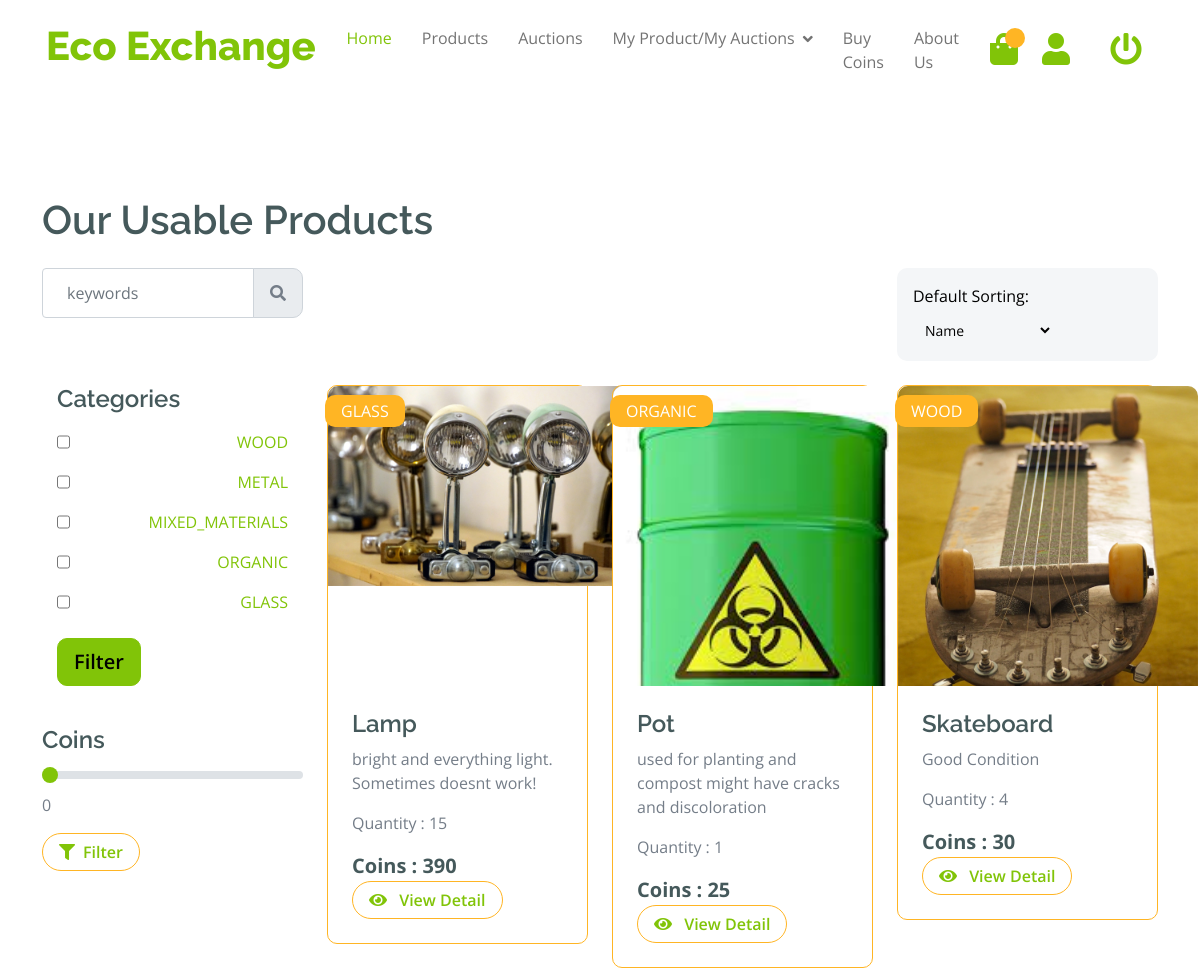
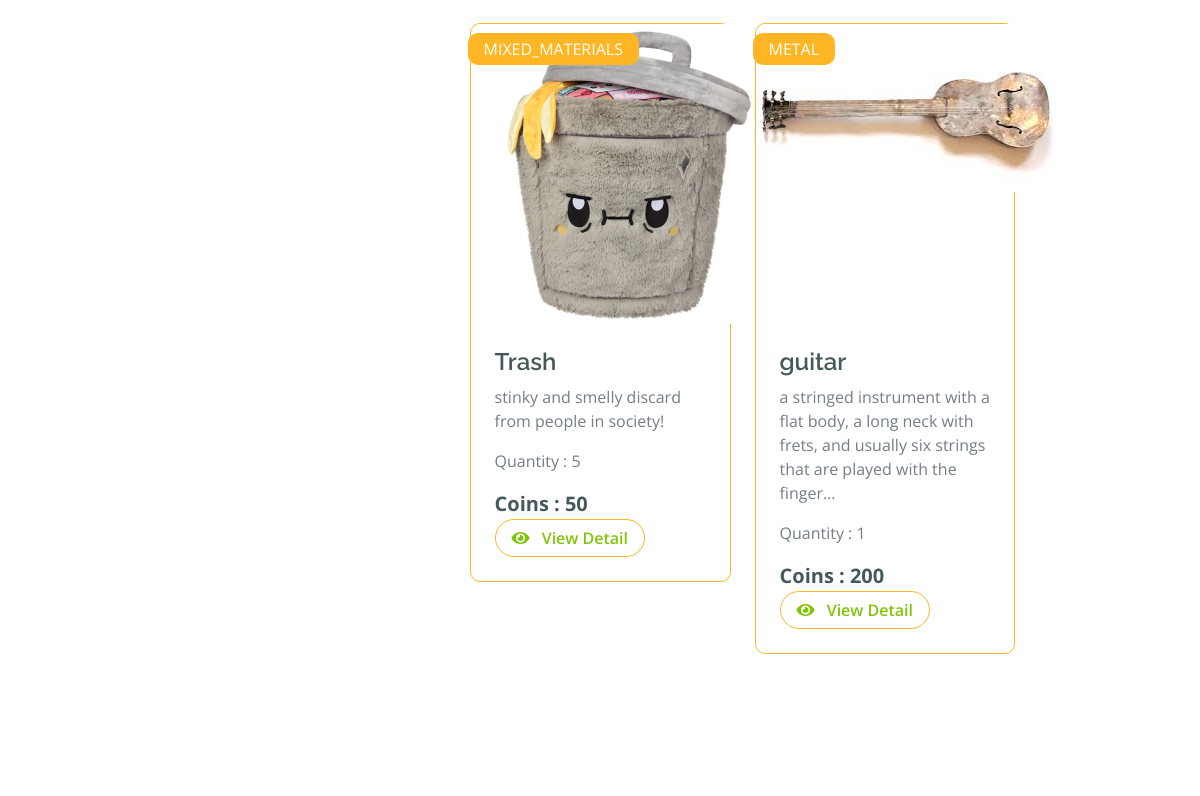
/products/ (upper part), run on an earlier commit of the app's database (2 pictures, top to bottom).
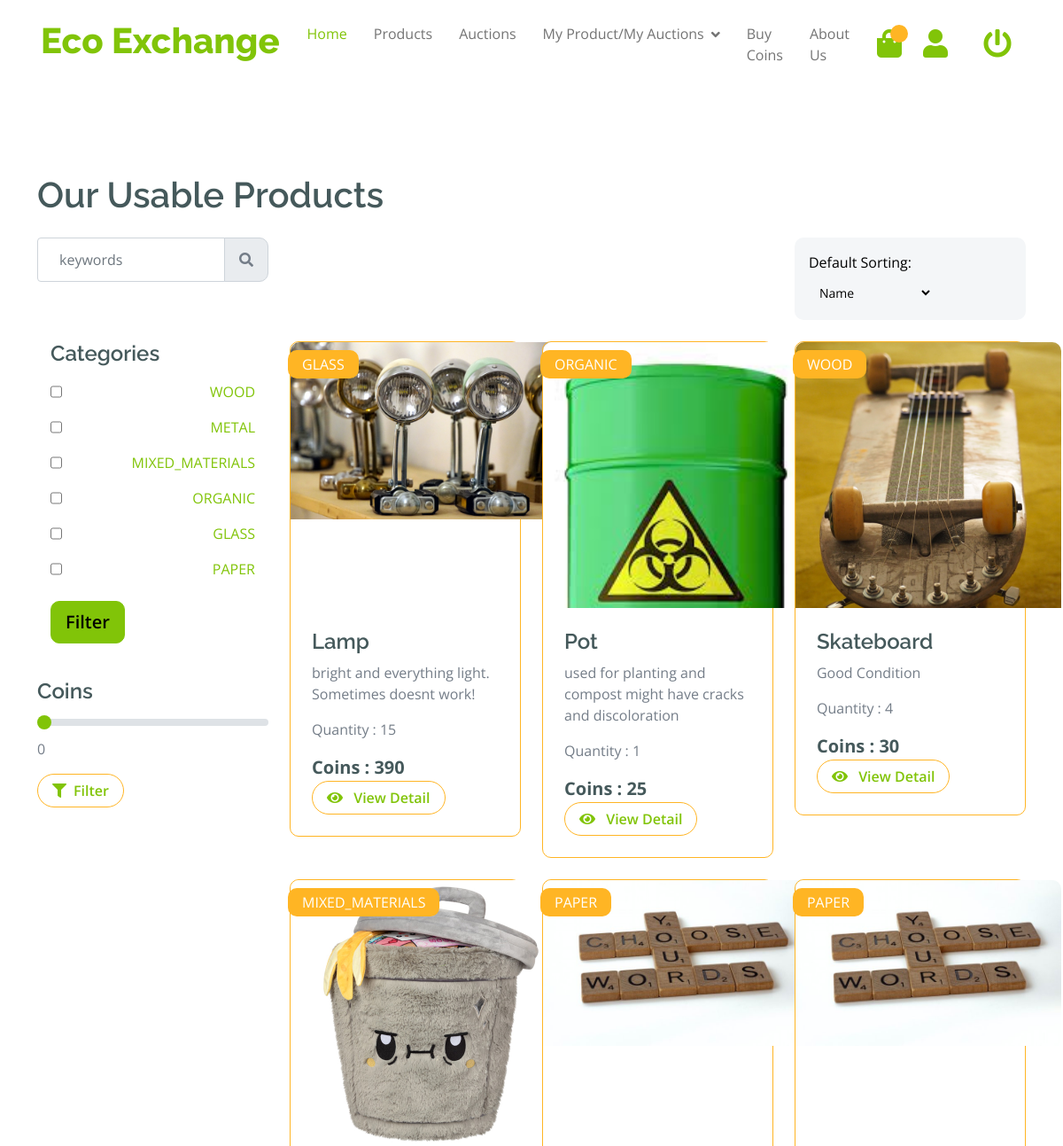
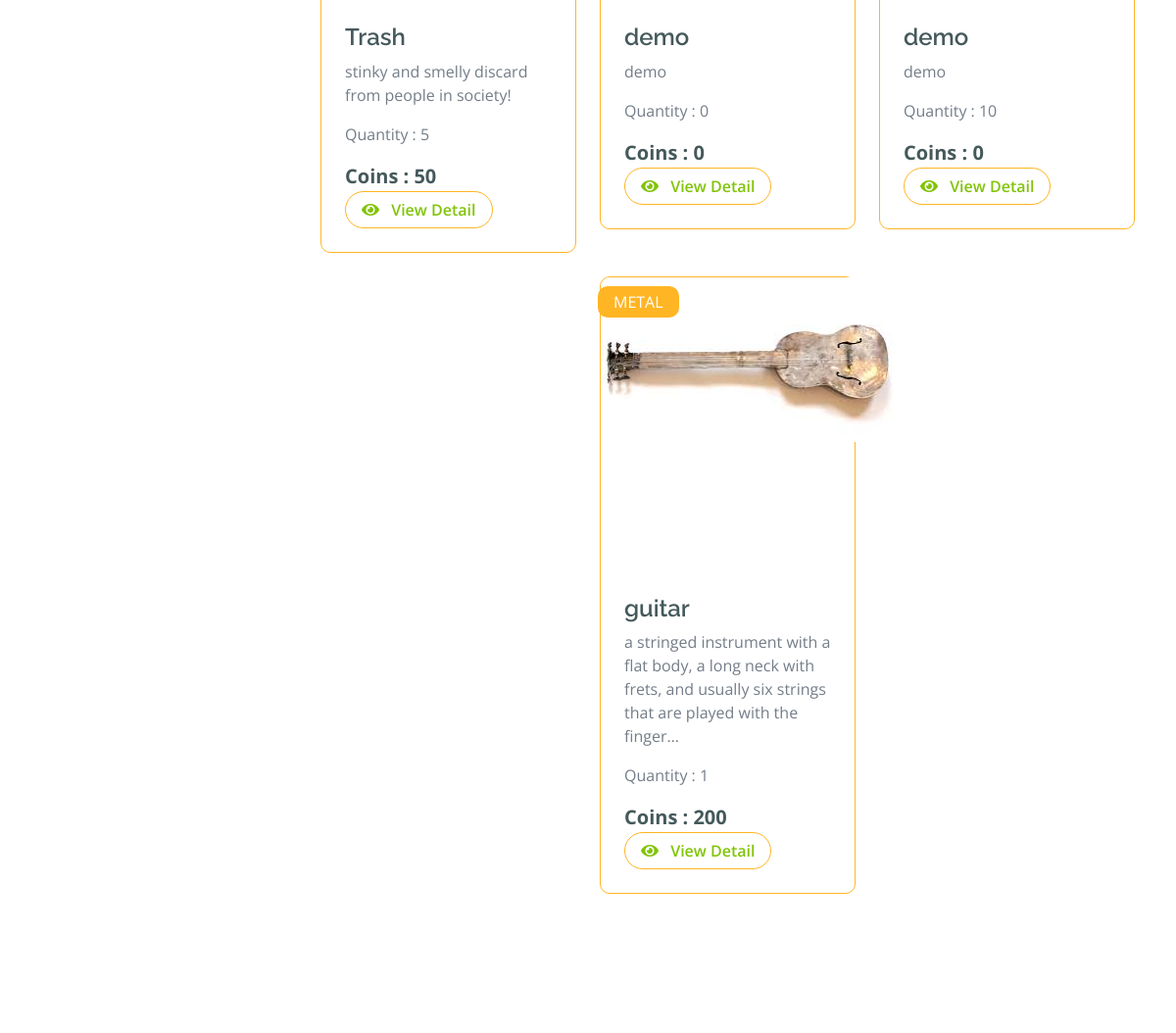
And on a later commit of the database (2 pictures, top to bottom).
### product/models.py (models this page shows, shortened)
class Product(models.Model):
    CATEGORY_CHOICES = [
        ('PAPER', 'Paper'),
        ('PLASTIC', 'Plastic'),
        ('GLASS', 'Glass'),
        ('METAL', 'Metal'),
        ('ELECTRONICS', 'Electronics'),
        ('ORGANIC', 'Organic'),
        ('TEXTILES', 'Textiles'),
        ('BATTERIES', 'Batteries'),
        ('WOOD', 'Wood'),
        ('RUBBER', 'Rubber'),
        ('MIXED_MATERIALS', 'Mixed Materials'),
    ]
    product_id = models.AutoField(primary_key=True)
    product_name = models.CharField(max_length=255)
    product_description = models.TextField()
    image = models.ImageField(upload_to='img/')
    quantity = models.IntegerField(validators=[MinValueValidator(0)])
    price = models.IntegerField()
    category = models.CharField(max_length=50, choices=CATEGORY_CHOICES)
    user = models.ForeignKey(Member, on_delete=models.CASCADE)

### product/views.py (the view)
def products(request):
    products = []
    sort_by = request.GET.get('sort', 'name')
    if sort_by == 'name':
        sort_by = 'product_name'
    if sort_by == 'byprice':
        sort_by = 'price'
    if sort_by == 'pricedesc':
        sort_by = '-price'
    if sort_by:
        product_list = Product.objects.all().order_by(sort_by)
    input_range = request.GET.get('rangeInput')
    if input_range:
        product_list = Product.objects.filter(price__lte=input_range)
    search = request.GET.get('find')
    if search:
        product_list = Product.objects.filter(product_description__icontains=search)
    if request.method == 'POST':
        selected_categories = request.POST.getlist('categories')
        print(selected_categories)
        if selected_categories:
            product_list = Product.objects.filter(category__in=selected_categories)
    total_products = Product.objects.all().values('category').distinct()
    print(total_products)
    for product in product_list:
        product.short_description = Truncator(product.product_description).chars(120)
    return render(request, template_name='product/product_list.html',
                  context={'product_list': product_list, 'total_products': total_products})

### product/templates/product/product_list.html (shortened to what the changed rows need)
{% extends 'product/base.html' %}
{% load static %}
{% block body %}
    <div class="container-fluid fruite py-5">
        <div class="container py-5">
            <h1 class="mb-4">Our Usable Products</h1>
            <div class="row g-4">
                <div class="col-lg-12">
                    <div class="row g-4">
                        <div class="col-lg-3">
                            <div class="row g-4">
                                <form method="post" action="{% url 'products' %}">
                                    <div class="col-lg-12">
                                    <div class="mb-3">
                                        <ul class="list-unstyled fruite-categorie">
                                            {% for product in total_products %}
                                                <li>
                                                <div class="d-flex justify-content-between fruite-name" style="color: #81c408">
                                                    <input type="checkbox" name="categories" value="{{ product.category }}">{{  product.category }}
                                                </div>
                                            </li>
                                            {% endfor %}
                                       </ul>
                                    </div>
                                </div>
                                </form>
                            </div>
                        </div>
                        <div class="col-lg-9">
                            <div class="row g-4 justify-content-center">
                                {% for product in product_list %}
                                    <div class="col-md-6 col-lg-6 col-xl-4">
                                        <div class="border border-secondary rounded">
                                            <div class="fruite-img image-container">
                                                <img src="{{ product.image.url }}" alt="{{ product.image }}"
                                                     class="img-fluid w-100 rounded-top" alt="">
                                            </div>
                                            <div class="text-white bg-secondary px-3 py-1 rounded position-absolute"
                                                 style="top: 10px; left: 10px;">{{ product.category }}</div>
                                            <div class="p-4">
                                               <a href="{% url 'product_detail' product.product_id %}"> <h4>{{ product.product_name }}</h4></a>
                                                <p>{{ product.short_description }}</p>
                                                <p>Quantity : {{ product.quantity }}</p>
                                                <p class="text-dark fs-5 fw-bold mb-0">Coins
                                                    : {{ product.price }}</p>
                                                <div class="d-flex justify-content-between flex-lg-wrap">
                                                    <a href="{% url 'product_detail' product.product_id %}"
                                                       class="btn border border-secondary rounded-pill px-3 text-primary"><i
                                                            class="fa fa-eye me-2 text-primary"></i> View Detail</a>
                                                </div>
                                            </div>
                                        </div>
                                    </div>
                                {% endfor %}
                            </div>
                        </div>
                    </div>
                </div>
            </div>
        </div>
    </div>
{% endblock body %}

What changed in the data, as far as the page shows it:
added Product: image (picture), category "PAPER", product_name "demo", short_description "demo", quantity "0", price "0"
added Product: image (picture), category "PAPER", product_name "demo", short_description "demo", quantity "10", price "0"
Also different on the page:
new list line: "☐ PAPER"
